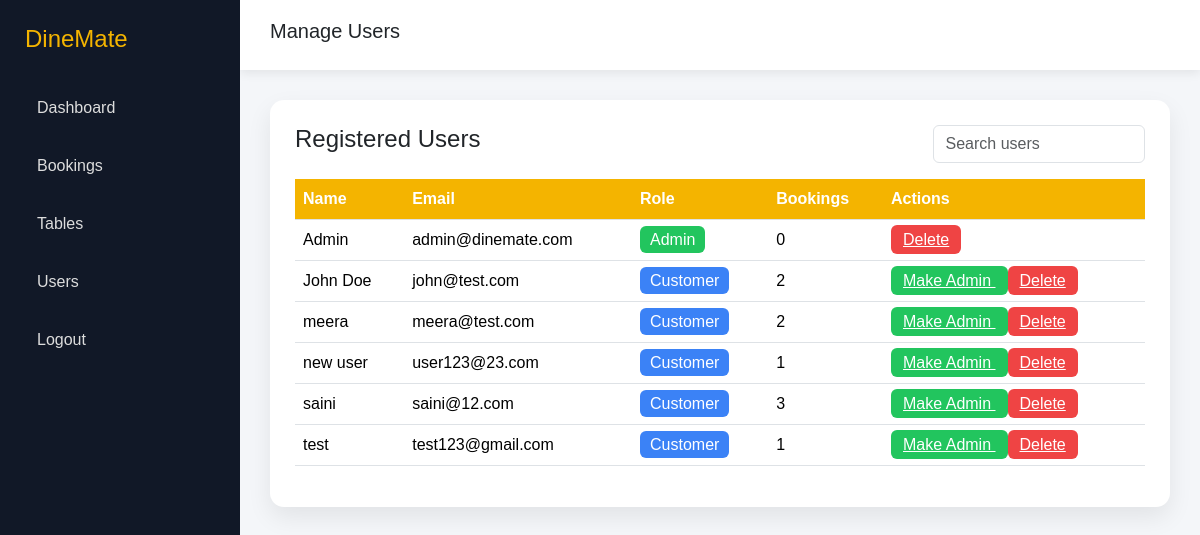
Screenshot of /admin/manage-users.php (signed in) with the database file from the repository.
### tables this page shows
CREATE TABLE `users` (
  `user_id` int(11) NOT NULL,
  `name` varchar(100) NOT NULL,
  `email` varchar(150) NOT NULL,
  `phone` varchar(20) DEFAULT NULL,
  `password` varchar(255) NOT NULL,
  `role` enum('customer','admin') DEFAULT 'customer',
  `created_at` timestamp NOT NULL DEFAULT current_timestamp()
);

### admin/manage-users.php (the view, shortened to what this page needs)
<?php
require_once "../config/db.php";
$stmt=$pdo->query("
SELECT u.*,
COUNT(b.booking_id) AS bookings
FROM users u
LEFT JOIN bookings b ON u.user_id=b.user_id
GROUP BY u.user_id
ORDER BY u.name ASC
");
$users=$stmt->fetchAll(PDO::FETCH_ASSOC);
?>
<!DOCTYPE html>
<html>
<head>
<link href="https://cdn.jsdelivr.net/npm/bootstrap@5.3.2/dist/css/bootstrap.min.css" rel="stylesheet">
</head>
<body>
<div class="sidebar">
<h4>DineMate</h4>
<a href="dashboard.php">Dashboard</a>
<a href="manage-bookings.php">Bookings</a>
<a href="manage-tables.php">Tables</a>
<a href="manage-users.php">Users</a>
<a href="../auth/logout.php">Logout</a>
</div>
<div class="topbar">
<h5>Manage Users</h5>
</div>
<div class="main">
<div class="card-box">
<div class="d-flex justify-content-between mb-3">
<h4>Registered Users</h4>
<input type="text" id="search" class="form-control w-25" placeholder="Search users">
</div>
<table class="table table-hover" id="userTable">
<thead>
<tr>
<th>Name</th>
<th>Email</th>
<th>Role</th>
<th>Bookings</th>
<th>Actions</th>
</tr>
</thead>
<tbody>
<?php foreach($users as $u): ?>
<tr>
<td><?= $u['name'] ?></td>
<td><?= $u['email'] ?></td>
<td>
<?php if($u['role']=="admin"): ?>
<span class="role-admin">Admin</span>
<?php else: ?>
<span class="role-customer">Customer</span>
<?php endif; ?>
</td>
<td><?= $u['bookings'] ?></td>
<td>
<?php if($u['role']=="customer"): ?>
<a href="?promote=<?= $u['user_id'] ?>" class="btn-promote">
Make Admin
</a>
<?php endif; ?>
<a href="?delete=<?= $u['user_id'] ?>"
class="btn-delete"
onclick="return confirm('Delete this user?')">
Delete
</a>
</td>
</tr>
<?php endforeach; ?>
</tbody>
</table>
</div>
</div>
</body>
</html>

### admin/manage-users.php (style rules this page uses)
body { margin:0; font-family:'Poppins',sans-serif; background:#f4f6f9; }
.sidebar { width:240px; height:100vh; position:fixed; background:#111827; color:white; padding:25px; }
.sidebar h4 { color:#f4b400; margin-bottom:30px; }
.sidebar a { display:block; padding:12px; color:#ddd; text-decoration:none; border-radius:8px; margin-bottom:10px; }
.topbar { margin-left:240px; height:70px; background:white; display:flex; align-items:center; padding:0 30px; box-shadow:0 3px 10px rgba(0,0,0,0.08); }
.main { margin-left:240px; padding:30px; }
.card-box { background:white; padding:25px; border-radius:14px; box-shadow:0 10px 25px rgba(0,0,0,0.08); }
.table th { background:#f4b400; color:white; }
.role-admin { background:#22c55e; padding:5px 10px; border-radius:6px; color:white; }
.role-customer { background:#3b82f6; padding:5px 10px; border-radius:6px; color:white; }
.btn-promote { background:#22c55e; color:white; border:none; padding:6px 12px; border-radius:6px; }
.btn-delete { background:#ef4444; color:white; border:none; padding:6px 12px; border-radius:6px; }

### rows the page displays
users: name "Admin", email "admin@dinemate.com", role "Admin", bookings "0"
users: name "John Doe", email "john@test.com", role "Customer", bookings "2"
users: name "meera", email "meera@test.com", role "Customer", bookings "2"
users: name "new user", email "user123@23.com", role "Customer", bookings "1"
users: name "saini", email "saini@12.com", role "Customer", bookings "3"
users: name "test", email "test123@gmail.com", role "Customer", bookings "1"
